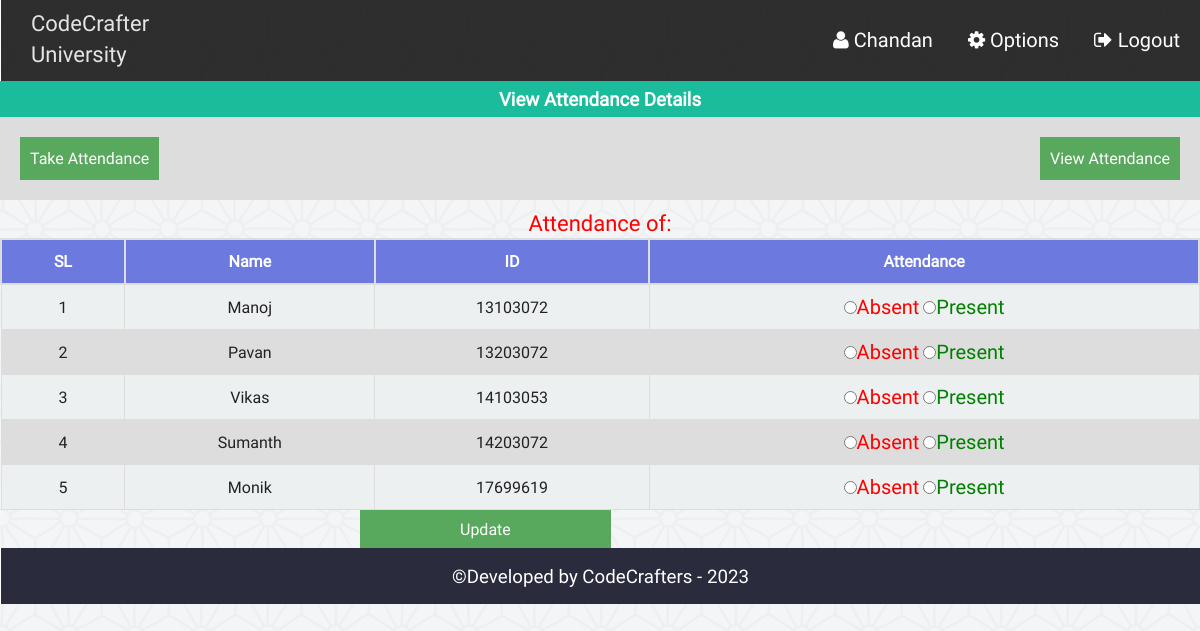
Page /admin/att_single_view_fc.php (signed in) on the committed database.
### tables this page shows
CREATE TABLE `at_student` (
  `id` int(11) NOT NULL,
  `name` varchar(40) NOT NULL,
  `st_id` int(11) NOT NULL
);

CREATE TABLE `attn` (
  `id` int(11) NOT NULL,
  `st_id` int(11) NOT NULL,
  `atten` varchar(50) NOT NULL,
  `at_date` date NOT NULL
);

### admin/php/functions.php (called while the page is built, shortened)
<?php
class login_registration_class{
	public function attn_all_student($date){
		global $conn;
		$res = $conn->query("select at_student.name, attn.*
			from at_student
			inner join attn
			on at_student.st_id = attn.st_id
			where at_date = '$date' ");
		return $res;
	}
};
?>

### admin/att_single_view_fc.php (the view, shortened to what this page needs)
<?php
	require "php/config.php";
	require_once "php/functions.php";
	$user = new login_registration_class();
?>
<?php
include "php/headertop.php";
?>
<div class="all_student fix">
		<h3 style="text-align:center;color:#fff;margin:0;padding:5px;background:#1abc9c">View Attendance Details</h3>
		<div  class="fix" style="background:#ddd;padding:20px;">
			<span style="float:left;"><a style="color:#fff;" href="class_att_fc.php"><button style="background:#58A85D;border:none;color:#fff;padding:10px;">Take Attendance</button></a></span>
			<span style="float:right;"><a style="color:#fff;" href="att_view_fc.php"> <button style="background:#58A85D;border:none;color:#fff;padding:10px;">View Attendance</button></a></span>
		</div>
		<p style="text-align:center;color:#34495e;margin:0;padding-top:8px;color:red;font-size:22px;">
			<?php echo "Attendance of: ".$date;?>
		</p>
	<form action="" method="post">
		<table class="tab_one" style="text-align:center;">
			<tr>
				<th style="text-align:center;">SL</th>
				<th style="text-align:center;">Name</th>
				<th style="text-align:center;">ID</th>
				<th style="text-align:center;">Attendance</th>
			</tr>
			<?php
			$i=0;
				$std = $user->attn_all_student($date);
				if($std){
				while($rows = $std->fetch_assoc()){
				$i++;
		?>
			<tr>
				<td><?php echo $i;?></td>
				<td><?php echo $rows['name'];?></td>
				<td><?php echo $rows['st_id'];?></td>
				<td>
					<label style="color:red;font-size:20px"><input type="radio" name="attn[<?php echo $rows['st_id'];?>]" value="absent" <?php if($rows['atten'] == "absent") echo "checked";?>/>Absent</label>
					<label style="color:green;font-size:20px"> <input type="radio" name="attn[<?php echo $rows['st_id'];?>]" value="present" <?php if($rows['atten'] == "present") echo "checked";?>/>Present</label>
				</td>
			</tr>
			<?php
			} }else echo "failed";
				?>
		</table>
		<span style="margin-left:360px;"><input style="<text-align:right></text-align:right>;background:#58A85D;border:none;color:#fff;padding:8px 100px;" type="submit" name="submit" value="Update" /></span>
	</form>
</div>
<?php include "php/footerbottom.php";?>

### admin/css/style.css (style rules this page uses)
html { color: #222; font-size: 1em; line-height: 1.4; }
a { text-decoration:none; }
.fix { overflow:hidden; }
body { font-family:roboto !important; background:url(../img/ptrn.png) repeat fixed; }
.st_reg th, td { padding: 8px; }
table.tab_one { width:100%; }
table.tab_one th { background:#6c7ae0; padding:10px; font-weight:bold; text-align:left; color:white; }
table.tab_one td { border:1px solid #ddd; padding:8px; }
table.tab_one tr:nth-child(odd) { background:#ddd; }
table.tab_one tr:nth-child(even) { background:#ecf0f1; }
.all_student { min-height:450px; }
table.att_tab tr,td,th { border:2px solid #ddd; border-collapse:collapse; padding:8px; }

### rows in the picture
at_student: name "Manoj", attn.st_id "13103072"
attn: atten "☐ Absent", atten "☐ Present"
at_student: name "Pavan", attn.st_id "13203072"
attn: atten "☐ Absent", atten "☐ Present"
at_student: name "Vikas", attn.st_id "14103053"
attn: atten "☐ Absent", atten "☐ Present"
at_student: name "Sumanth", attn.st_id "14203072"
attn: atten "☐ Absent", atten "☐ Present"
at_student: name "Monik", attn.st_id "17699619"
attn: atten "☐ Absent", atten "☐ Present"

### other values in the picture
$fname "Chandan"
